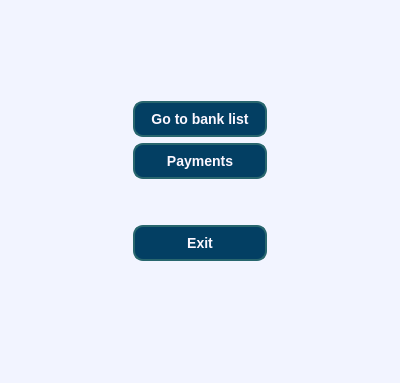
<?xml version="1.0" encoding="UTF-8"?>
<ui version="4.0">
 <class>mainwindow</class>
 <widget class="QMainWindow" name="mainwindow">
  <property name="geometry">
   <rect>
    <x>0</x>
    <y>0</y>
    <width>400</width>
    <height>383</height>
   </rect>
  </property>
  <property name="windowTitle">
   <string>mainwindow</string>
  </property>
  <property name="styleSheet">
   <string notr="true">QWidget {
    background-color: rgb(242, 244, 255); /* Светлый фон */
}

QMessageBox {
    background-color: rgb(242, 244, 255); /* Светлый фон */
    color: rgb(3, 63, 99); /* Темно-синий цвет текста для контраста */
    border: 2px solid rgb(40, 102, 110); /* Бирюзовая обводка */
    border-radius: 8px; /* Закругленные углы */
}

QMessageBox QLabel {
    color: rgb(3, 63, 99); /* Темный цвет текста */
    font-size: 14px; /* Размер шрифта */
}
QMessageBox QPushButton {
    background-color: rgb(3, 63, 99); /* Синий фон кнопки */
    color: rgb(252, 247, 255); /* Белый цвет текста */
    border: none;
    border-radius: 5px;
    padding: 6px 12px; /* Отступы для приятного вида */
}
QMessageBox QPushButton:hover {
    background-color: rgb(40, 102, 110); /* Цвет при наведении */
}
QInputDialog {
    background-color: rgb(242, 244, 255); /* Светлый фон */
    color: rgb(3, 63, 99); /* Темно-синий цвет текста */
    border: 2px solid rgb(40, 102, 110); /* Бирюзовая обводка */
    border-radius: 8px; /* Закругленные углы */
}

QInputDialog QLabel {
    color: rgb(3, 63, 99); /* Темный синий цвет текста */
    font-size: 14px; /* Размер шрифта */
}

QInputDialog QLineEdit {
    background-color: rgb(252, 247, 255); /* Светлый фон поля ввода */
    color: rgb(3, 63, 99); /* Темный текст */
    border: 1px solid rgb(124, 152, 133); /* Граница поля ввода */
    border-radius: 5px; /* Закругленные углы поля ввода */
    padding: 4px; /* Внутренние отступы */
}

QInputDialog QPushButton {
    background-color: rgb(3, 63, 99); /* Синий фон кнопки */
    color: rgb(252, 247, 255); /* Белый цвет текста */
    border: none;
    border-radius: 5px;
    padding: 6px 12px; /* Отступы для приятного вида */
}

QInputDialog QPushButton:hover {
    background-color: rgb(40, 102, 110); /* Цвет при наведении */
}
QPushButton {
    background-color: rgb(3, 63, 99); /* Тёмно-синий основной цвет */
    color: rgb(252, 247, 255); /* Белый цвет текста */
    border: 2px solid rgb(40, 102, 110); /* Бирюзовая обводка */
    border-radius: 10px; /* Закруглённые края */
    padding: 8px 16px; /* Отступы для приятного вида */
    font-size: 14px; /* Размер шрифта */
    font-weight: bold; /* Жирный текст */
}
QPushButton:hover {
    background-color: rgb(40, 102, 110); /* Цвет кнопки при наведении */
    color: rgb(218, 223, 247); /* Голубой текст при наведении */
}
QPushButton:pressed {
    background-color: rgb(124, 152, 133); /* Цвет при нажатии */
}
QScrollArea {
    background-color: rgb(242, 244, 255); /* Светлый фон */
    border: 1px solid rgb(169, 211, 255); /* Тонкая граница */
    border-radius: 5px; /* Закругленные углы */
}
QScrollBar:vertical {
    background-color: rgb(242, 244, 255); /* Цвет фона скроллбара */
    width: 10px; /* Ширина скроллбара */
}
QScrollBar::handle:vertical {
    background-color: rgb(3, 63, 99); /* Основной цвет ползунка */
    border-radius: 5px;
    min-height: 20px; /* Минимальная высота ползунка */
}
QScrollBar::add-line:vertical, QScrollBar::sub-line:vertical {
    background: none; /* Без линий сверху и снизу */
    height: 0px;
}
</string>
  </property>
  <widget class="QWidget" name="centralwidget">
   <layout class="QGridLayout" name="gridLayout">
    <item row="1" column="0">
     <spacer name="horizontalSpacer">
      <property name="orientation">
       <enum>Qt::Orientation::Horizontal</enum>
      </property>
      <property name="sizeHint" stdset="0">
       <size>
        <width>40</width>
        <height>20</height>
       </size>
      </property>
     </spacer>
    </item>
    <item row="1" column="2">
     <spacer name="horizontalSpacer_2">
      <property name="orientation">
       <enum>Qt::Orientation::Horizontal</enum>
      </property>
      <property name="sizeHint" stdset="0">
       <size>
        <width>40</width>
        <height>20</height>
       </size>
      </property>
     </spacer>
    </item>
    <item row="1" column="1">
     <layout class="QVBoxLayout" name="verticalLayout">
      <item>
       <widget class="QPushButton" name="banks_button">
        <property name="sizePolicy">
         <sizepolicy hsizetype="MinimumExpanding" vsizetype="Preferred">
          <horstretch>0</horstretch>
          <verstretch>0</verstretch>
         </sizepolicy>
        </property>
        <property name="text">
         <string>Go to bank list</string>
        </property>
       </widget>
      </item>
      <item>
       <widget class="QPushButton" name="payments_button">
        <property name="text">
         <string>Payments</string>
        </property>
       </widget>
      </item>
      <item>
       <spacer name="verticalSpacer_4">
        <property name="orientation">
         <enum>Qt::Orientation::Vertical</enum>
        </property>
        <property name="sizeHint" stdset="0">
         <size>
          <width>20</width>
          <height>40</height>
         </size>
        </property>
       </spacer>
      </item>
      <item>
       <widget class="QPushButton" name="exit_button">
        <property name="sizePolicy">
         <sizepolicy hsizetype="Minimum" vsizetype="Preferred">
          <horstretch>0</horstretch>
          <verstretch>0</verstretch>
         </sizepolicy>
        </property>
        <property name="text">
         <string>Exit</string>
        </property>
       </widget>
      </item>
     </layout>
    </item>
    <item row="0" column="1">
     <spacer name="verticalSpacer">
      <property name="orientation">
       <enum>Qt::Orientation::Vertical</enum>
      </property>
      <property name="sizeHint" stdset="0">
       <size>
        <width>20</width>
        <height>40</height>
       </size>
      </property>
     </spacer>
    </item>
    <item row="2" column="1">
     <spacer name="verticalSpacer_2">
      <property name="orientation">
       <enum>Qt::Orientation::Vertical</enum>
      </property>
      <property name="sizeHint" stdset="0">
       <size>
        <width>20</width>
        <height>40</height>
       </size>
      </property>
     </spacer>
    </item>
   </layout>
  </widget>
  <widget class="QMenuBar" name="menubar">
   <property name="geometry">
    <rect>
     <x>0</x>
     <y>0</y>
     <width>400</width>
     <height>22</height>
    </rect>
   </property>
  </widget>
  <widget class="QStatusBar" name="statusbar"/>
 </widget>
 <resources/>
 <connections/>
</ui>
